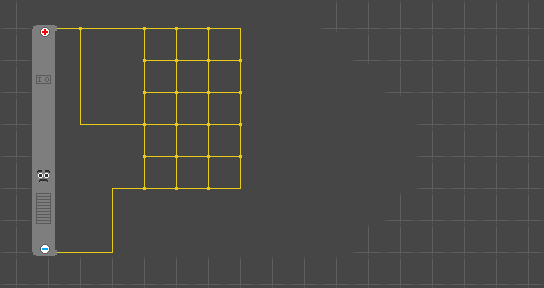

Below is a game level as drawn by its tile map, then a one-line description and the .tmx that defines it (tile-layer data replaced by summaries):
An orthogonal 17x9 tile map with 32x32 px tiles, 1 tile layer (Tile Layer 1).

<map version="1.0" orientation="orthogonal" renderorder="left-down" width="17" height="9" tilewidth="32" tileheight="32" nextobjectid="1">
 <tileset firstgid="1" source="tileset.tsx" />
 <layer name="Tile Layer 1" width="17" height="9">
  <data>[153 cells, 153 non-empty, 20 distinct tile ids]</data>
 </layer>
</map>
